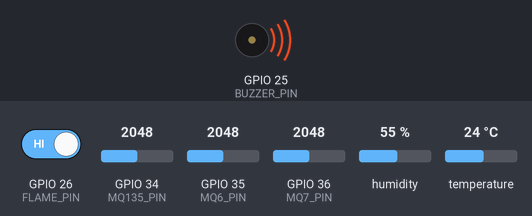
Recording of a sketch running on a simulated ESP32. On the bench: buzzer (waves = sounding, pin HIGH). The test bench sets the inputs (shaded band); at power-on: GPIO 26 (FLAME_PIN) HIGH, GPIO 34 (MQ135_PIN) = 2048, GPIO 35 (MQ6_PIN) = 2048, GPIO 36 (MQ7_PIN) = 2048, humidity 55 %, temperature 24 °C. What the sketch prints to the serial monitor is not drawn.

Above: at 0.5 s.
At 5.0 s:
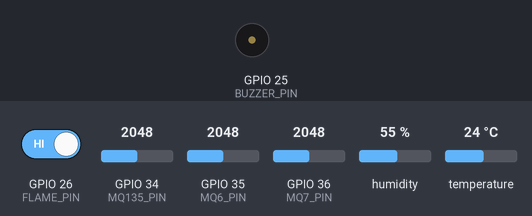
Timing chart, 0 to 6.9 s (numbered marks = the images above):
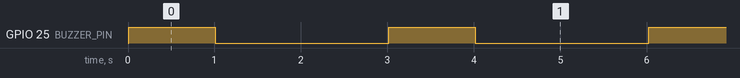

Measured:
- by itself, GPIO 25 (BUZZER_PIN): alternates HIGH for 1.0 s and LOW for 2.0 s

The sketch:

hazardous_condition_detection.ino
```cpp
#include <DHT.h>

// Sensor Pins
#define MQ135_PIN 34
#define MQ6_PIN 35
#define MQ7_PIN 36
#define FLAME_PIN 26
#define DHT_PIN 4

// DHT Sensor Type
#define DHTTYPE DHT22
DHT dht(DHT_PIN, DHTTYPE);

// Buzzer
#define BUZZER_PIN 25

void setup() {
  Serial.begin(115200);
  dht.begin();
  pinMode(FLAME_PIN, INPUT);
  pinMode(BUZZER_PIN, OUTPUT);
}

void loop() {
  // Read MQ135 (Air Quality)
  int airQuality = analogRead(MQ135_PIN);
  Serial.print("Air Quality: ");
  Serial.println(airQuality);

  // Read MQ6 (LPG Gas)
  int lpgGas = analogRead(MQ6_PIN);
  Serial.print("LPG Gas: ");
  Serial.println(lpgGas);

  // Read MQ7 (CO Gas)
  int coGas = analogRead(MQ7_PIN);
  Serial.print("CO Gas: ");
  Serial.println(coGas);

  // Read Flame Sensor
  int flame = digitalRead(FLAME_PIN);
  Serial.print("Flame: ");
  Serial.println(flame);

  // Read DHT22 (Temperature and Humidity)
  float temperature = dht.readTemperature();
  float humidity = dht.readHumidity();
  Serial.print("Temperature: ");
  Serial.print(temperature);
  Serial.println(" C");
  Serial.print("Humidity: ");
  Serial.print(humidity);
  Serial.println(" %");

  // Trigger Buzzer for Hazardous Conditions
  if (airQuality > 300 || lpgGas > 400 || coGas > 300 || flame == LOW) {
    digitalWrite(BUZZER_PIN, HIGH);
    delay(1000);
    digitalWrite(BUZZER_PIN, LOW);
  }

  delay(2000); // Update every 2 seconds
}
```
